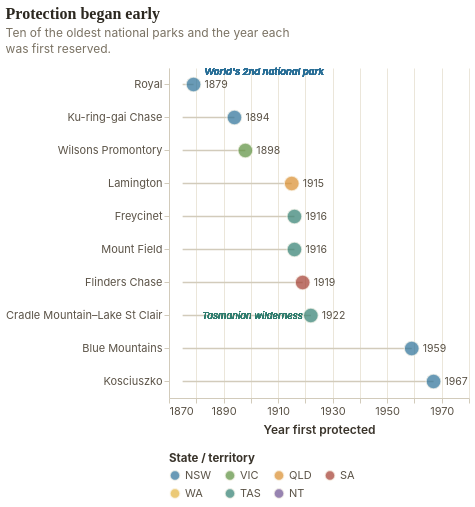

The specification (Vega-Lite) saved for this image:
### Vega-Lite specification from a JSON file in a GitHub repository (floating-point values rounded to 4 significant figures)
{"$schema": "https://vega.github.io/schema/vega-lite/v5.json", "title": {"text": "Protection began early", "subtitle": ["Ten of the oldest national parks and the year each", "was first reserved."], "subtitleLineHeight": 16}, "width": "container", "height": 330, "data": {"values": [{"park": "Royal", "state": "NSW", "year": 1879}, {"park": "Ku-ring-gai Chase", "state": "NSW", "year": 1894}, {"park": "Wilsons Promontory", "state": "VIC", "year": 1898}, {"park": "Lamington", "state": "QLD", "year": 1915}, {"park": "Freycinet", "state": "TAS", "year": 1916}, {"park": "Mount Field", "state": "TAS", "year": 1916}, {"park": "Flinders Chase", "state": "SA", "year": 1919}, {"park": "Cradle Mountain–Lake St Clair", "state": "TAS", "year": 1922}, {"park": "Blue Mountains", "state": "NSW", "year": 1959}, {"park": "Kosciuszko", "state": "NSW", "year": 1967}]}, "layer": [{"mark": {"type": "rule", "color": "#d2cbbb", "strokeWidth": 1.5}, "encoding": {"y": {"field": "park", "type": "nominal", "sort": {"field": "year"}, "title": null}, "x": {"field": "year", "type": "quantitative", "scale": {"domain": [1875, 1975]}, "title": "Year first protected", "axis": {"format": "d"}}, "x2": {"datum": 1875}}}, {"mark": {"type": "point", "filled": true, "size": 220, "stroke": "#fbf8f0", "strokeWidth": 1.2}, "encoding": {"y": {"field": "park", "type": "nominal", "sort": {"field": "year"}, "title": null}, "x": {"field": "year", "type": "quantitative"}, "color": {"field": "state", "type": "nominal", "title": "State / territory", "scale": {"domain": ["NSW", "VIC", "QLD", "SA", "WA", "TAS", "NT"], "range": ["#2a6f97", "#5a8f3c", "#d98c2b", "#a23b2e", "#e3b23c", "#2f7d6f", "#6b4e8f"]}, "legend": {"orient": "bottom", "direction": "horizontal", "columns": 4}}, "tooltip": [{"field": "park", "title": "National park"}, {"field": "state", "title": "State / territory"}, {"field": "year", "title": "Year protected", "format": "d"}]}}, {"mark": {"type": "text", "align": "left", "dx": 11, "font": "Inter, sans-serif", "fontSize": 10.5, "color": "#5b5347"}, "encoding": {"y": {"field": "park", "type": "nominal", "sort": {"field": "year"}}, "x": {"field": "year", "type": "quantitative"}, "text": {"field": "year", "type": "quantitative", "format": "d"}}}, {"mark": {"type": "text", "align": "left", "dx": 11, "dy": -13, "font": "Inter, sans-serif", "fontSize": 9.5, "fontStyle": "italic", "fontWeight": 600, "color": "#2a6f97"}, "encoding": {"y": {"datum": "Royal"}, "x": {"datum": 1879}, "text": {"value": "World's 2nd national park"}}}, {"mark": {"type": "text", "align": "right", "dx": -8, "dy": 0, "font": "Inter, sans-serif", "fontSize": 9.5, "fontStyle": "italic", "color": "#2f7d6f"}, "encoding": {"y": {"datum": "Cradle Mountain–Lake St Clair"}, "x": {"datum": 1922}, "text": {"value": "Tasmanian wilderness"}}}], "config": {"background": null, "font": "Inter, sans-serif", "view": {"stroke": null}, "padding": 5, "axis": {"labelFont": "Inter, sans-serif", "titleFont": "Inter, sans-serif", "labelColor": "#5b5347", "titleColor": "#3a342b", "titleFontWeight": 600, "gridColor": "#ebe6da", "domainColor": "#d2cbbb", "tickColor": "#d2cbbb", "labelFontSize": 11, "titleFontSize": 12, "titlePadding": 8}, "legend": {"labelFont": "Inter, sans-serif", "titleFont": "Inter, sans-serif", "labelColor": "#5b5347", "titleColor": "#3a342b", "labelFontSize": 11, "titleFontSize": 11.5}, "title": {"font": "Fraunces, serif", "fontSize": 16, "anchor": "start", "color": "#2c2820", "fontWeight": 600, "subtitleFont": "Inter, sans-serif", "subtitleColor": "#7a7263", "subtitleFontSize": 12, "subtitlePadding": 6, "offset": 12}}}
